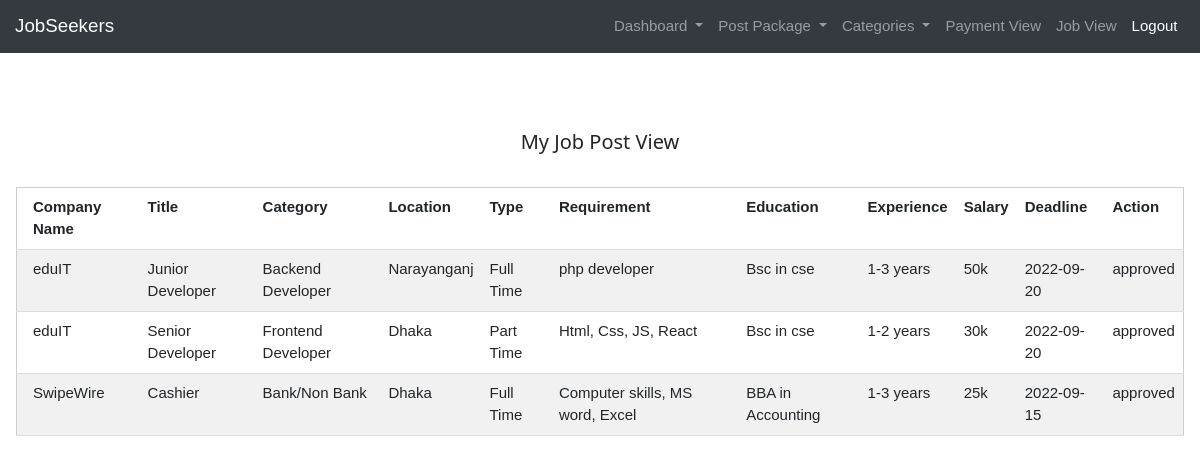
Screenshot of /admin/admin_jobview.php with the database file from the repository.
### tables this page shows
CREATE TABLE `jobpost` (
  `id` varchar(255) NOT NULL,
  `title` varchar(255) DEFAULT NULL,
  `companyname` varchar(255) DEFAULT NULL,
  `categoryid` int(11) DEFAULT NULL,
  `location` varchar(255) DEFAULT NULL,
  `type` varchar(255) DEFAULT NULL,
  `requirement` varchar(255) DEFAULT NULL,
  `experience` varchar(255) DEFAULT NULL,
  `salary` int(11) DEFAULT NULL,
  `employerid` varchar(255) DEFAULT NULL,
  `editlimit` int(11) DEFAULT NULL,
  `status` varchar(255) DEFAULT NULL,
  `education` varchar(255) DEFAULT NULL,
  `deadline` date DEFAULT NULL
);

CREATE TABLE `category` (
  `id` int(11) NOT NULL,
  `name` varchar(255) DEFAULT NULL,
  `adminid` varchar(255) DEFAULT NULL
);

### admin/admin_jobview.php (the view, shortened to what this page needs)
<?php
require '../database.php';
?>
<!DOCTYPE html>
<html lang="en">
<head>
   <link rel="stylesheet" href="../css/stylesheet.css">
   <link rel="stylesheet" href="../css/bootstrap.min.css">
    <link rel="stylesheet" href="../css/w3.css">
</head>
<body>
<?php
    include 'admin_navbar.php';
    $sql= "SELECT jobpost.id,jobpost.companyname,jobpost.title,jobpost.deadline, jobpost.location,jobpost.education,
          jobpost.type,jobpost.requirement,jobpost.experience,jobpost.salary,jobpost.status ,category.name
          FROM jobpost INNER JOIN category ON jobpost.categoryid = category.id ";
    $result=mysqli_query($connection,$sql);
?>
<br><br><br>
<div class="w3-container">
    <h4 style="text-align: center">My Job Post View</h4>
    <br>
    <table class="w3-table-all">
      <tr>
        <th>Company Name</th>
        <th>Title</th>
        <th>Category</th>
        <th>Location</th>
        <th>Type</th>
        <th>Requirement</th>
        <th>Education</th>
        <th>Experience</th>
        <th>Salary</th>
        <th>Deadline</th>
        <th>Action</th>
      </tr>
      <?php while ($row = mysqli_fetch_assoc($result))
      {
      ?>
      <tr>
      <td> <?php echo $row['companyname'] ?></td>
        <td> <?php echo $row['title'] ?></td>
        <td> <?php echo $row['name'] ?></td>
        <td> <?php echo $row['location'] ?></td>
        <td> <?php echo $row['type'] ?></td>
        <td> <?php echo $row['requirement'] ?></td>
        <td> <?php echo $row['education'] ?></td>
        <td> <?php echo $row['experience'] ?></td>
        <td> <?php echo $row['salary'] ?>k</td>
        <td> <?php echo $row['deadline'] ?></td>
        <?php
        if($row['status'] =='pending'){
        ?>
        <td>
          <a class="btn btn-info" href="admin_jobviewprocess.php?jobpostid=<?php echo $row['id']; ?>& approve=approved ">Approve</a>
          <a class="btn btn-danger" href="admin_jobviewprocess.php?jobpostid=<?php echo $row['id']; ?>& reject=rejected ">Reject</a>
        </td>
        <?php }else
        { ?>
        <td> <?php echo $row['status'] ?></td>
        <?php }
      }
      ?>
      </tr>
    </table>
  </div>
</body>
</html>

### admin/admin_navbar.php (shortened to what this page needs)
<nav class="navbar navbar-expand-lg navbar-dark bg-dark">
  <a class="navbar-brand" href="admin_home.php">JobSeekers</a>
  <div class="collapse navbar-collapse" id="navbarSupportedContent">
      <ul class="navbar-nav ml-auto">
      <li class="nav-item active">
       <li class="nav-item dropdown">
        <a class="nav-link dropdown-toggle" href="#" id="navbarDropdown" role="button" data-toggle="dropdown" aria-haspopup="true" aria-expanded="false">
         Dashboard
        </a>
        <div class="dropdown-menu" aria-labelledby="navbarDropdown">
          <li class="nav-item dropdown">
        <a class="nav-link dropdown-toggle" href="#" id="navbarDropdown" role="button" data-toggle="dropdown" aria-haspopup="true" aria-expanded="false">
        Post Package
        </a>
        <div class="dropdown-menu" aria-labelledby="navbarDropdown">
         <li class="nav-item dropdown">
        <a class="nav-link dropdown-toggle" href="#" id="navbarDropdown" role="button" data-toggle="dropdown" aria-haspopup="true" aria-expanded="false">
        Categories
        </a>
        <div class="dropdown-menu" aria-labelledby="navbarDropdown">
        <li class="nav-item">
        <a class="nav-link" href="admin_paymentview.php">Payment View</a>
      </li>
      <li class="nav-item">
        <a class="nav-link" href="admin_jobview.php">Job View</a>
      </li>
      <li class="nav-item active">
      <a class="nav-link" href="admin_logout.php">Logout</a>
    </li>
    </ul>
  </div>
</nav>

### css/stylesheet.css (style rules this page uses)
body, html { height: 100%; margin: 0; font-family: Arial, Helvetica, sans-serif; }
* { box-sizing: border-box; }

### css/w3.css (style rules this page uses)
html { box-sizing:border-box }
*,*:before,*:after { box-sizing:inherit }
html { -ms-text-size-adjust:100%;-webkit-text-size-adjust:100% }
body { margin:0 }
article,aside,details,figcaption,figure,footer,header,main,menu,nav,section { display:block }
a { background-color:transparent }
html,body { font-family:Verdana,sans-serif;font-size:15px;line-height:1.5 }
html { overflow-x:hidden }
h4 { font-size:20px }
h1,h2,h3,h4,h5,h6 { font-family:"Segoe UI",Arial,sans-serif;font-weight:400;margin:10px 0 }
a { color:inherit }
.w3-table,.w3-table-all { border-collapse:collapse;border-spacing:0;width:100%;display:table }
.w3-table-all { border:1px solid #ccc }
.w3-bordered tr,.w3-table-all tr { border-bottom:1px solid #ddd }
.w3-table-all tr:nth-child(odd) { background-color:#fff }
.w3-table-all tr:nth-child(even) { background-color:#f1f1f1 }
.w3-table td,.w3-table th,.w3-table-all td,.w3-table-all th { padding:8px 8px;display:table-cell;text-align:left;vertical-align:top }
.w3-table th:first-child,.w3-table td:first-child,.w3-table-all th:first-child,.w3-table-all td:first-child { padding-left:16px }
.w3-container:after,.w3-container:before,.w3-panel:after,.w3-panel:before,.w3-row:after,.w3-row:before,.w3-row-padding:after,.w3-row-padding:before, .w3-cell-row:before,.w3-cell-row:after,.w3-clear:after,.w3-clear:before,.w3-bar:before,.w3-bar:after { content:"";display:table;clear:both }
.w3-container,.w3-panel { padding:0.01em 16px }

### rows the page displays
jobpost: companyname "eduIT", title "Junior Developer", categoryid.name "Backend Developer", location "Narayanganj", type "Full Time", requirement "php developer", education "Bsc in cse", experience "1-3 years", salary "50", deadline "2022-09-20", status "approved"
jobpost: companyname "eduIT", title "Senior Developer", categoryid.name "Frontend Developer", location "Dhaka", type "Part Time", requirement "Html, Css, JS, React", education "Bsc in cse", experience "1-2 years", salary "30", deadline "2022-09-20", status "approved"
jobpost: companyname "SwipeWire", title "Cashier", categoryid.name "Bank/Non Bank", location "Dhaka", type "Full Time", requirement "Computer skills, MS word, Excel", education "BBA in Accounting", experience "1-3 years", salary "25", deadline "2022-09-15", status "approved"
